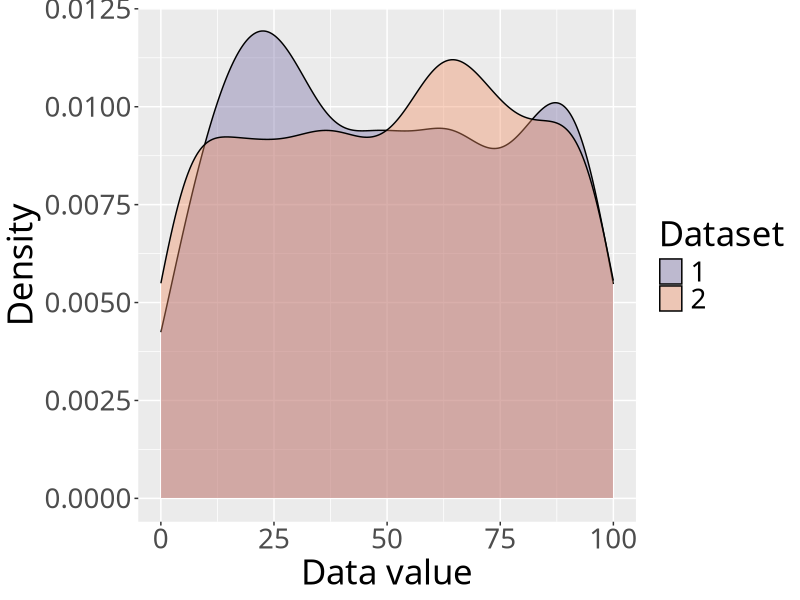

This figure's R source: (Note: this script raises an error after producing the figure.)
library(ggplot2);
library(Cairo);

fancy_scientific <- function(l) {
     # turn in to character string in scientific notation
     l <- format(l, scientific = TRUE)
     l <- gsub("0e\\+00","0",l)
     # quote the part before the exponent to keep all the digits
     l <- gsub("^(.*)e", "'\\1'e", l)
     l <- gsub("e\\+","e",l)
     # turn the 'e+' into plotmath format
     l <- gsub("e", "%*%10^", l)
     l <- gsub("\\'1[\\.0]*\\'\\%\\*\\%", "", l)
     # return this as an expression
     parse(text=l)
}

#HEADER
#dataset,value

# 1. Read data
data <- read.csv(file="density.csv",sep=",",header=TRUE);

# 2. Plot the data. We don't have explicit x/y here, we let ggplot handle it
# for us. After all, we are plotting a distribution. Note we need to use
# factor() to discretize the dataset value because it is an integer
plot <- ggplot(data, aes(value, group=factor(dataset), fill=factor(dataset)))

# 3. Create the density plot. Alpha is how see-through the filling is
plot <- plot + geom_density(alpha=0.4)

# 4. Fill in axis labels.
plot <- plot + scale_x_continuous("Data value")
plot <- plot + scale_y_continuous("Density")

# 5. Make sure we are using the same text type as the paper we are writing
plot <- plot + theme(text = element_text(family = "Linux Libertine O", size=25))

# 6. Set the colours for the boxes we made manually
plot <- plot + scale_fill_manual("Dataset", values=c("1" = "#786fa6", 
                                                     "2" = "#f19066"))

# 7. Move the legend if desired. Can have both positions such as "left", "right"
# or x/y coordinates
# Example 1:
#plot <- plot + theme(legend.position="bottom")

# Example 2:
#plot <- plot + theme(legend.position=c(0.2,0.8))

# Save the PDF
ggsave(plot,file="mdensity.pdf",width=9,height=7, device=cairo_pdf)
embedFonts("mdensity.pdf",options='-c ".setpdfwrite <</NeverEmbed [ ]>> setdistillerparams" -dSubsetFonts=true -dCompressFonts=true -dCompatibilityLevel=1.4')
